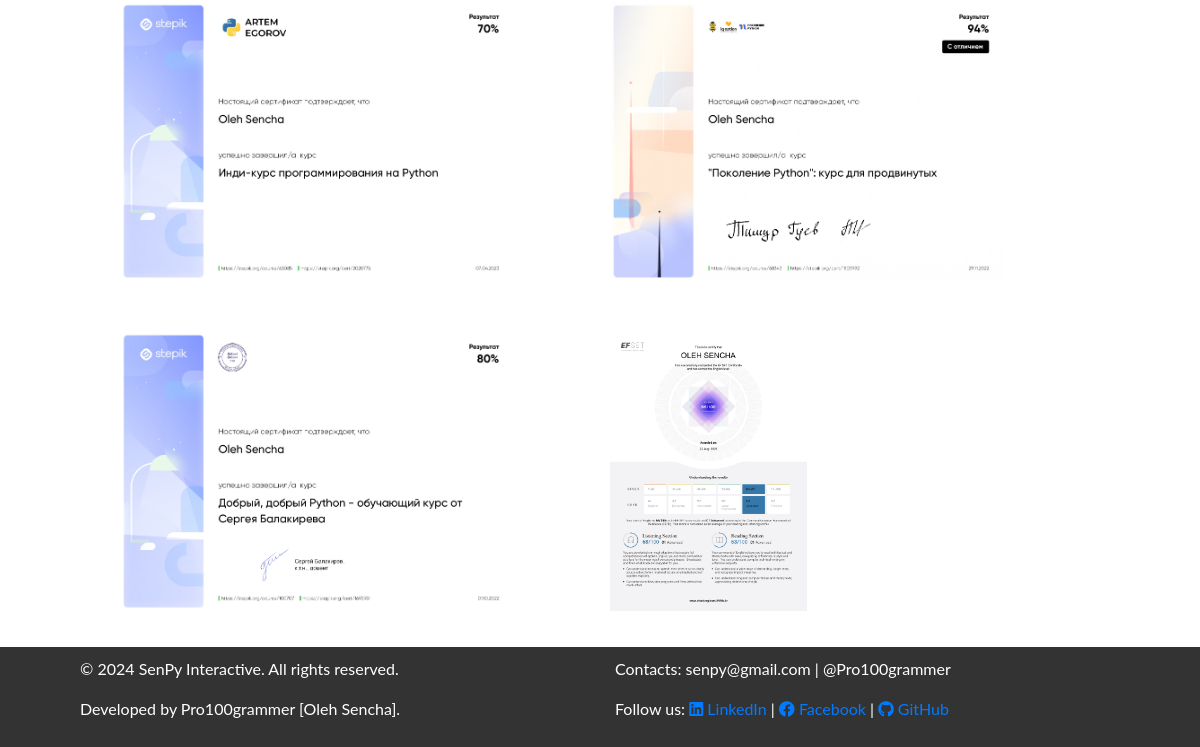
/about/ (lower part), run on an earlier commit of the app's database.
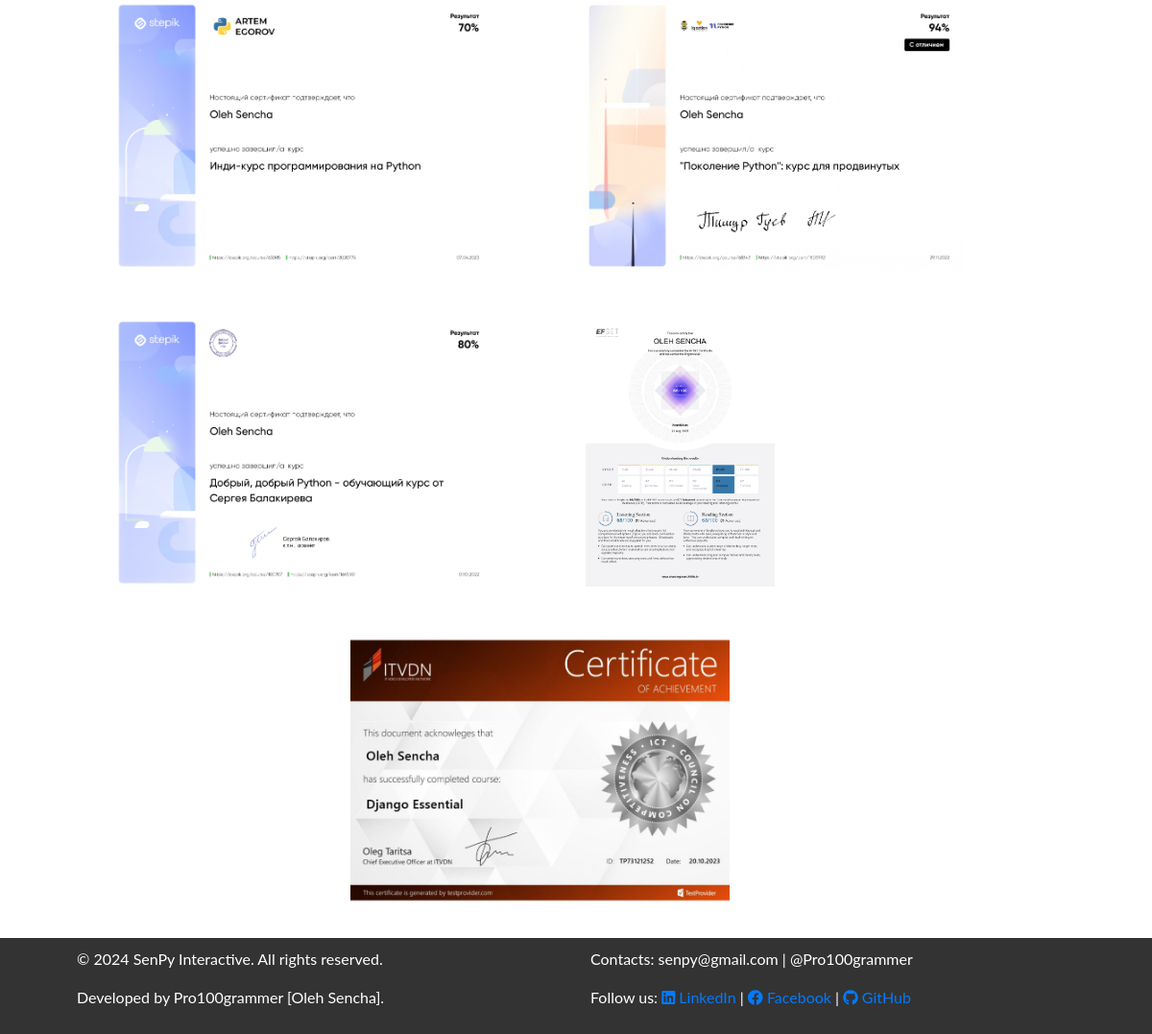
And on a later commit of the database.
### portfolio/models.py (models this page shows, shortened)
class Certificates(models.Model):
    url = models.URLField()
    image = models.ImageField(upload_to='portfolio/about/')
    alt = models.CharField(max_length=100)

### portfolio/views.py (the view)
# urls.py: path('about/', views.about, name='about'),
def about(request):
    certificates = Certificates.objects.all()
    return render(request, 'portfolio/about.html', {'certificates': certificates})

### portfolio/templates/portfolio/about.html (shortened to what this page needs)
{% extends 'portfolio/base.html'%}
{% load static %}
{% block extra_styles %}
    <link rel="stylesheet" href="{% static 'portfolio/style2.css' %}">
{% endblock %}
{% block content %}
    <br>
    <div class="image-gallery">
        {% for certificate in certificates %}
            <a href="{{ certificate.url }}" class="image-item" target="_blank">
                <img class="image" src="{% static certificate.image %}" alt="{{ certificate.alt }}">
            </a>
        {% endfor %}
    </div>
{% endblock %}

What changed in the data, as far as the page shows it:
added Certificates: image (picture)
